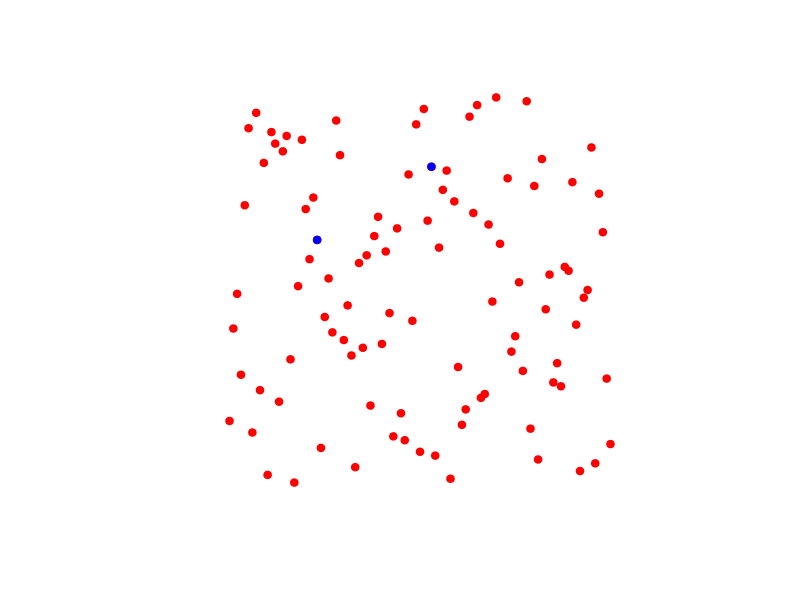

R code for this plot:
library(tidyverse)
library(sf)
set.seed(12345)
dtorig <- tibble(
  x = 1:100,
  lat = (sample(c(800:900), 100)) / 100,
  lon = (sample(c(3800:3900), 100)) / 100
)

sforig <- st_as_sf(dtorig, coords = c("lon", "lat"), crs = 4326)

distances <- sforig %>%
  st_distance(by_element = FALSE) %>%
  unclass %>%
  `[<-`(lower.tri(., diag = TRUE), NA) %>%
  as_tibble() %>%
  rowid_to_column %>%
  gather(colid, distance, starts_with("V"), na.rm = TRUE) %>%
  arrange(desc(distance))
distances

sforig %>%
  st_geometry %>%
  plot(col = "red", pch = 19)

sforig %>%
  filter(x %in% c(30, 68)) %>%
  st_geometry %>%
  plot( add = TRUE, col = "blue", pch = 19)
